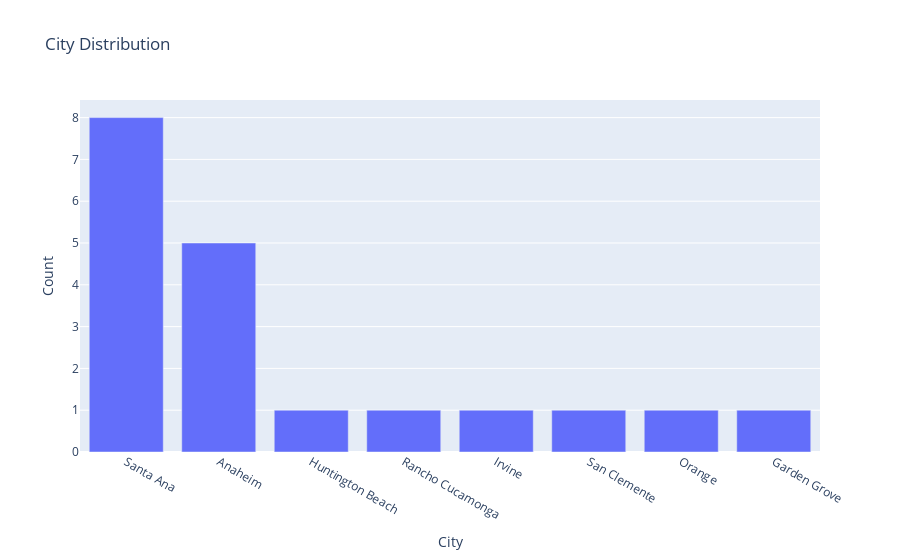

Notebook source saved alongside this figure:
### Markdown cell above
## City Distribution 
- based on Zipcodes

### Code cell
city_counts = barriers.barriers['zipcode'].apply(zco).astype('string').value_counts().reset_index()
city_counts.columns = ['zipcode', 'count']

fig = px.bar(city_counts, x='zipcode', y='count',
             title='City Distribution',
             labels={'zipcode': 'City', 'count': 'Count'})

  

fig.show()

### Figure 1 — Plotly figure (JSON) as saved in the notebook; plotly's stock layout.template omitted (floating-point values rounded to 4 significant figures)
{"data": [{"alignmentgroup": "True", "hovertemplate": "City=%{x}<br>Count=%{y}<extra></extra>", "legendgroup": "", "marker": {"color": "#636efa", "pattern": {"shape": ""}}, "name": "", "offsetgroup": "", "orientation": "v", "showlegend": false, "textposition": "auto", "type": "bar", "x": ["Santa Ana", "Anaheim", "Huntington Beach", "Rancho Cucamonga", "Irvine", "San Clemente", "Orange", "Garden Grove"], "xaxis": "x", "y": [8, 5, 1, 1, 1, 1, 1, 1], "yaxis": "y"}], "layout": {"barmode": "relative", "legend": {"tracegroupgap": 0}, "title": {"text": "City Distribution"}, "xaxis": {"anchor": "y", "domain": [0, 1], "title": {"text": "City"}}, "yaxis": {"anchor": "x", "domain": [0, 1], "title": {"text": "Count"}}}}
